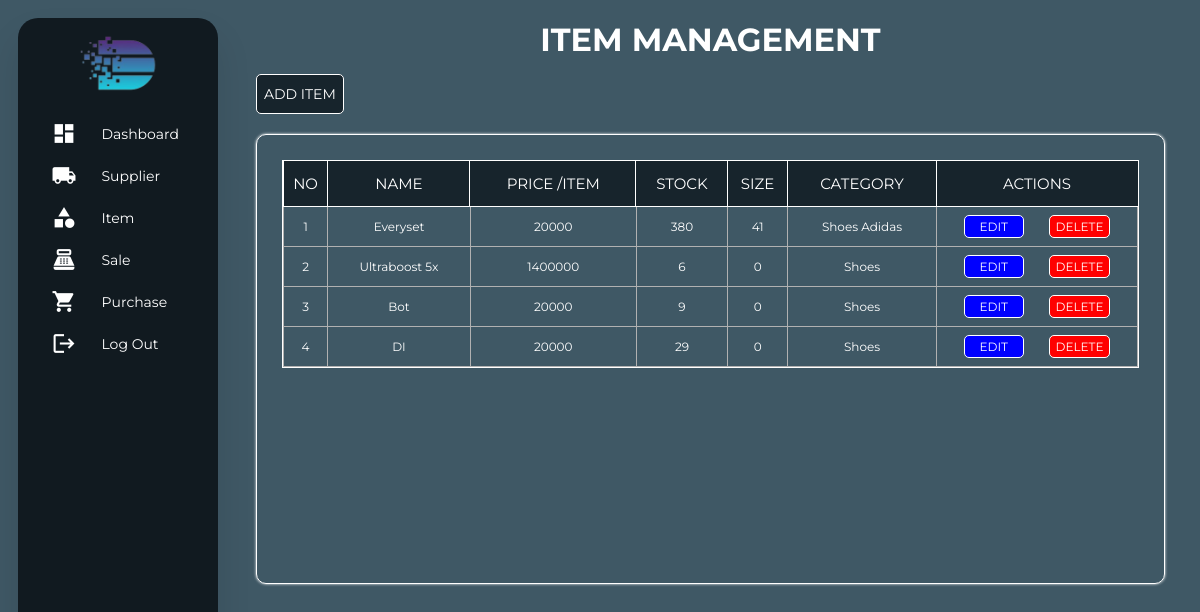
The app's page /view/viewItem.php (signed in) with its own data.
### tables this page shows
CREATE TABLE `item` (
  `id` int(100) NOT NULL,
  `name` varchar(100) NOT NULL,
  `price` bigint(20) NOT NULL,
  `stock` int(11) NOT NULL,
  `size` int(11) NOT NULL DEFAULT 0,
  `category` varchar(100) NOT NULL
);

### repository/getAllData.php (called while the page is built, shortened)
<?php
require_once "../model/itemModel.php";
function getAllItem(): array
{
    $connection = getConnection();
    $sql = "SELECT * FROM item";
    $result = $connection ->query($sql);
    $array = [];
    while ($row = $result->fetch())
        $array[] = new Item(
            id: $row["id"],
            name: $row["name"],
            price: $row["price"],
            stock: $row["stock"],
            size: $row["size"],
            category: $row["category"]
        );
    return $array;
}

### model/itemModel.php (called while the page is built, shortened)
<?php
class Item
{
    private int $id;
    private string $name;
    private int $price;
    private int $stock;
    private string $category;
    private int $size;
    public function __construct(int $id, string $name, int $price, int $stock, string $category, int $size)
    {
        $this->id = $id;
        $this->name = $name;
        $this->price = $price;
        $this->stock = $stock;
        $this->size = $size;
        $this->category = $category;
    }
    public function getId(): int
    {
        return $this->id;
    }
    public function getName(): string
    {
        return $this->name;
    }
    public function getPrice(): int
    {
        return $this->price;
    }
    public function getStock(): int
    {
        return $this->stock;
    }
    public function getCategory(): string
    {
        return $this->category;
    }
    public function getSize(): int {
        return $this->size;
    }
}

### view/viewItem.php (the view, shortened to what this page needs)
<?php
require_once "../repository/getAllData.php";
$data = getAllItem();
?>
<!DOCTYPE html>
    <html lang="en">
    <head>
        <link rel="stylesheet" href="../assets/style/styleItem.css">
    </head>
    <body>
        <div class="container">
            <div class="navigation">
                <nav class="sidebar">
                    <ul>
                        <li class="logo_app">
                            <img class="text_logo" src="../assets/image/logo.png" alt="text_logo">
                        </li>
                        <li>
                            <a href="viewDashboard.php">
                                <span class="material-icons">dashboard</span>
                                <span class="nav-name">Dashboard</span>
                            </a>
                        </li>
                        <li>
                            <a href="viewSupplier.php">
                                <span class="material-icons">local_shipping</span>
                                <span class="nav-name">Supplier</span>
                            </a>
                        </li>
                        <li>
                            <a href="viewItem.php">
                                <span class="material-icons">category</span>
                                <span class="nav-name">Item</span>
                            </a>
                        </li>
                        <li>
                            <a href="viewSale.php">
                                <span class="material-icons">point_of_sale</span>
                                <span class="nav-name">Sale</span>
                            </a>
                        </li>
                        <li>
                            <a href="viewPurchase.php">
                                <span class="material-icons">shopping_cart</span>
                                <span class="nav-name">Purchase</span>
                            </a>
                        </li>
                        <li>
                            <a href="../repository/logOut.php" class="btn-logout">
                                <span class="material-icons">logout</span>
                                <span class="nav-name">Log Out</span>
                            </a>
                        </li>
                    </ul>
                </nav>
            </div>
            <div class="content-container">
                <div class="header">
                    <h1>ITEM MANAGEMENT</h1>
                </div>
                <div class="controller">
                    <a href="#" class="button-add">ADD ITEM</a>
                </div>
                <div class="outer-wrapper">
                    <div class="table-wrapper">
                        <table>
                            <tr>
                                <th>NO</th>
                                <th>NAME</th>
                                <th>PRICE /ITEM</th>
                                <th>STOCK</th>
                                <th>SIZE</th>
                                <th>CATEGORY</th>
                                <th class="change">ACTIONS</th>
                            </tr>
                            <?php
                            $counter = 1;
                            foreach ($data as $item) { ?>
                                <tr>
                                    <td><?= $counter ?></td>
                                    <td><?= $item->getName()?></td>
                                    <td><?= $item->getPrice()?></td>
                                    <td><?= $item->getStock()?></td>
                                    <td><?= $item->getSize()?></td>
                                    <td><?= $item->getCategory()?></td>
                                    <td>
                                        <div class="button-control">
                                            <a href="#" class="button-edit" data-id="<?=$item->getId()?>" data-name="<?= $item->getName()?>" data-price="<?= $item->getPrice()?>" data-stock="<?= $item->getStock()?>" data-size="<?= $item->getSize()?>" data-category="<?= $item->getCategory()?>">EDIT</a>
                                            <a href="../repository/item/deleteItem.php?id=<?= $item->getId() ?>" class="button-delete">DELETE</a>
                                        </div>
                                    </td>
                                </tr>
                                <?php $counter++;
                            } ?>
                        </table>
                    </div>
                </div>
            </div>
        </div>
    </body>
</html>

### assets/style/styleItem.css (style rules this page uses)
* { margin: 0; padding: 0; outline: none; border: none; text-decoration: none; box-sizing: border-box; font-family: "Montserrat", Arial, sans-serif; }
html, body { height: 100%; background-color: #3f5865; margin: 0; }
.container { display: flex; height: 100%; }
.sidebar { height: 94.5%; width: 200px; overflow: hidden; box-shadow: 0 20px 35px rgba(0, 0, 0, 0.1); margin: 18px; border-radius: 20px; background-color: #111a20; }
.logo_app { display: flex; justify-content: center; }
.text_logo { padding-top: 15px; padding-bottom: 15px; width: 40%; height: 40%; }
a { color: white; font-size: 14px; display: flex; padding: 5px; margin: 7px 12px; align-items: center; }
.material-icons { font-size: 25px !important; margin-left: 10%; color: white; }
li .nav-name { margin-left: 15%; text-align: left; }
.content-container { flex: 1; margin: 10px 15px 10px 0; }
.header { color: white; text-align: center; margin-top: 10px; margin-bottom: 15px; }
.controller { display: flex; justify-content: space-between; align-items: center; margin-bottom: 20px; margin-right: 20px; margin-left: 20px; }
.button-add { padding: 10px 7px; margin: 0; color: white; border: 1px solid white; border-radius: 5px; text-decoration: none; background-color: #17242c; }
.outer-wrapper { margin: 10px 20px; border: 1px solid white; border-radius: 10px; box-shadow: 0 0 3px white; max-width: 100%; height: 450px; }
.table-wrapper { max-height: 400px; margin: 25px; overflow-y: auto; border: 1px solid white; }
table { width: 100%; border-collapse: collapse; }
table th { position: sticky; top: 0; background-color: #17242c; color: white; text-align: center; font-weight: normal; font-size: 15px; outline: 1px solid white; height: 45px; }
table td { text-align: center; font-size: 12px; border: 1px solid rgb(177, 177, 177); color: white; }
table th.change { width: 200px; }
.button-control { display: flex; justify-content: space-evenly; padding: 5px; width: 200px; }
.button-edit { padding: 3px 15px; margin: 3px; color: white; border: 1px solid white; border-radius: 5px; text-decoration: none; background-color: blue; font-size: 12px; }
.button-delete { padding: 3px 6px; margin: 3px; color: white; border: 1px solid white; border-radius: 5px; text-decoration: none; background-color: red; font-size: 12px; }

### records on screen
item: name "Everyset", price "20000", stock "380", size "41", category "Shoes Adidas"
item: name "Ultraboost 5x", price "1400000", stock "6", size "0", category "Shoes"
item: name "Bot", price "20000", stock "9", size "0", category "Shoes"
item: name "DI", price "20000", stock "29", size "0", category "Shoes"
